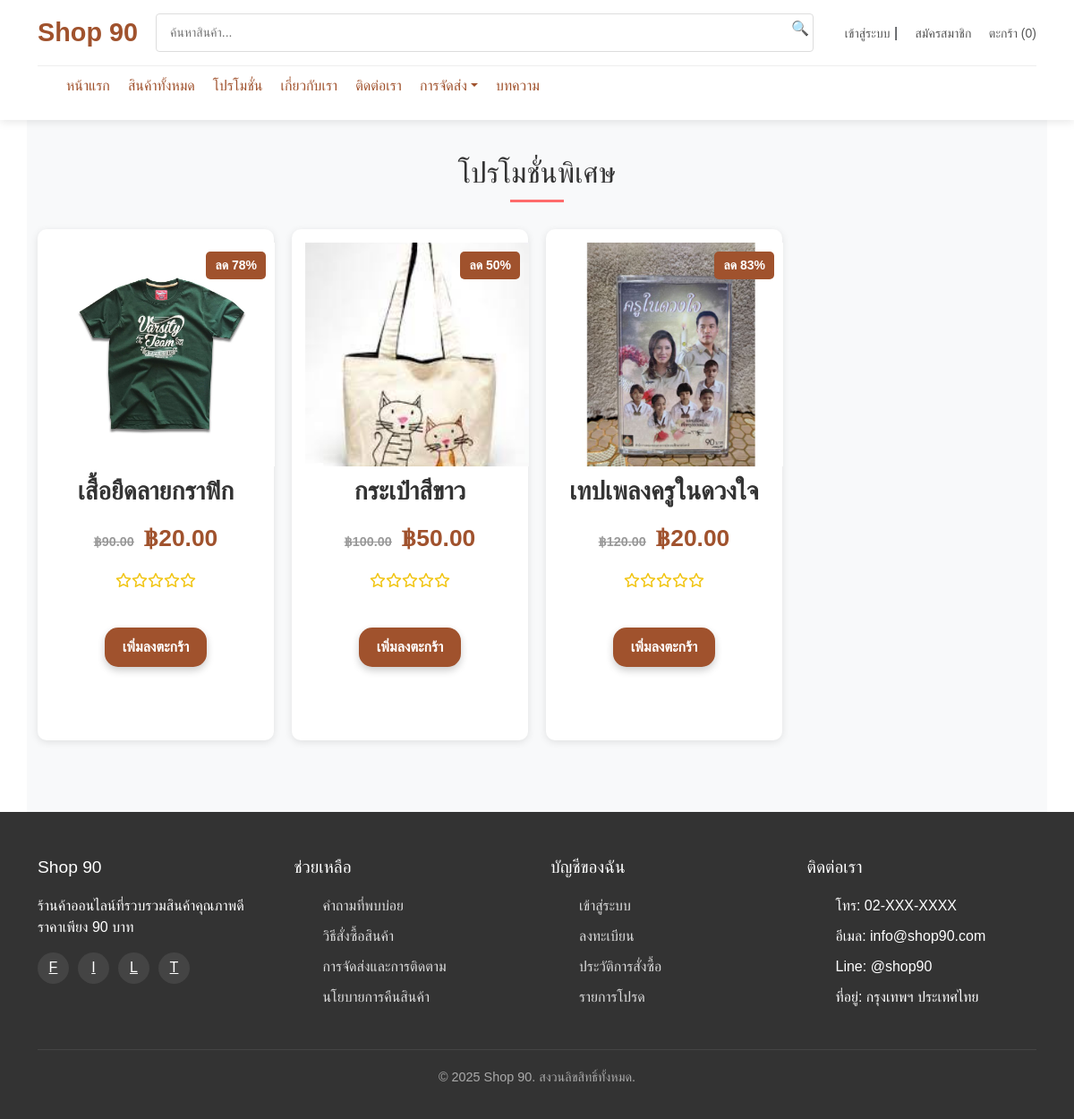
Page /page/promotions.php on the committed database.
### tables this page shows
CREATE TABLE `product_discounts` (
  `discount_id` int(11) NOT NULL,
  `product_id` int(11) NOT NULL,
  `discount_percentage` float NOT NULL,
  `discounted_price` float NOT NULL,
  `discount_date` timestamp NOT NULL DEFAULT current_timestamp()
);

CREATE TABLE `products` (
  `product_id` int(11) NOT NULL,
  `product_name` varchar(255) NOT NULL,
  `product_image` varchar(255) NOT NULL,
  `product_image_hover` varchar(255) DEFAULT NULL,
  `product_price` decimal(10,2) NOT NULL,
  `product_description` text DEFAULT NULL,
  `product_rating` decimal(2,1) DEFAULT 0.0,
  `product_stock` int(255) NOT NULL,
  `category_id` varchar(255) NOT NULL
);

### page/promotions.php (the view, shortened to what this page needs)
<?php
include('../includes/header.php');
$sql = "SELECT p.*, d.discounted_price
        FROM products p
        LEFT JOIN product_discounts d ON p.product_id = d.product_id
        WHERE d.discounted_price IS NOT NULL";
$result = $conn->query($sql);
if ($result->num_rows > 0) {
    echo '<section class="promotions container">';
    echo '<h2 class="section-title">โปรโมชั่นพิเศษ</h2>';
    echo '<div class="products-grid">';
    while ($row = $result->fetch_assoc()) {
        $product_id = $row['product_id'];
        $product_name = $row['product_name'];
        $product_price = $row['product_price'];
        $discounted_price = isset($row['discounted_price']) ? $row['discounted_price'] : $product_price;
        $product_image = $row['product_image'];
        $product_rating = $row['product_rating'];
        $discount_percentage = ($product_price > $discounted_price)
            ? (($product_price - $discounted_price) / $product_price) * 100
            : 0;
        ?>
        <div class="product-card">
            <a href="../page/product-details.php?product_id=<?= $product_id; ?>" class="product-link">
                <div class="product-img">
                    <img src="../assets/image/<?= $product_image; ?>" alt="<?= $product_name; ?>">
                    <?php if ($discount_percentage > 0) { ?>
                        <div class="discount-tag">ลด <?= number_format($discount_percentage, 0); ?>%</div>
                    <?php } ?>
                </div>
                <div class="product-info">
                    <h3 class="product-title"><?= $product_name; ?></h3>
                    <div class="product-price">
                        <?php if ($discount_percentage > 0) { ?>
                            <span class="original-price"><s>฿<?= number_format($product_price, 2); ?></s></span>
                            <span class="discount-price">฿<?= number_format($discounted_price, 2); ?></span>
                        <?php } else { ?>
                            <span class="discount-price">฿<?= number_format($product_price, 2); ?></span>
                        <?php } ?>
                    </div>
                    <div class="product-rating">
                        <?php
                        $rating = round($product_rating);
                        for ($i = 0; $i < 5; $i++) {
                            echo $i < $rating ? '<i class="fas fa-star"></i>' : '<i class="far fa-star"></i>';
                        }
                        ?>
                    </div>
                </div>
            </a>
            <button class="btn-add-to-cart-product" data-product-name="<?= $product_name; ?>" data-product-id="<?= $product_id; ?>">เพิ่มลงตะกร้า</button>
        </div>
        <?php
    }
    echo '</div>';
    echo '</section>';
} else {
    echo "<p class='no-product'>ไม่พบสินค้าที่มีโปรโมชั่น</p>";
}
?>
<?php
include('../includes/footer.php');
?>

### assets/css/index_style.css (style rules this page uses)
.product-img img, .category-card img { transition: transform 0.3s ease-in-out, box-shadow 0.3s ease-in-out; }

### assets/css/style.css (style rules this page uses)
* { box-sizing: border-box; margin: 0; padding: 0; font-family: 'Prompt', sans-serif; }
body { background-color: #f8f9fa; color: #333; line-height: 1.6; }
.container { max-width: 1200px; margin: 0 auto; padding: 0 20px; }
img { max-width: 100%; }
a { color: #A0522D; text-decoration: none; }
.section-title { text-align: center; margin-bottom: 30px; font-size: 1.8rem; color: #333; position: relative; }
.section-title:after { content: ''; display: block; width: 60px; height: 3px; background-color: #ff6b6b; margin: 10px auto; }
.products-grid { display: grid; grid-template-columns: repeat(4, 1fr); gap: 20px; margin-bottom: 40px; }
.product-info { padding: 15px; }
.product-price { color: #ff6b6b; font-weight: 700; font-size: 1.2rem; margin-bottom: 10px; }
.product-price .original-price { text-decoration: line-through; color: #999; font-size: 0.9rem; margin-right: 5px; }
.product-rating { color: #ffc107; margin-bottom: 10px; }

### assets/css/product.css (style rules this page uses)
body { font-family: 'Arial', sans-serif; margin: 0; padding: 0; background-color: #f5f5f5; }
.product-card { background: #fff; padding: 15px; border-radius: 10px; box-shadow: 0 2px 8px rgba(0, 0, 0, 0.1); text-align: center; transition: transform 0.3s ease; }
.product-img { position: relative; width: 250px; height: 250px; overflow: hidden; margin: 0 auto; }
.product-img img { display: block; width: 100%; height: 100%; object-fit: cover; transition: opacity 0.5s ease-in-out; }
.product-info { padding: 10px 0; }
.product-price { font-size: 18px; font-weight: bold; color: #e74c3c; }
.original-price { text-decoration: line-through; color: #999; font-size: 14px; margin-right: 5px; }
.discount-price { color: #e74c3c; }
.product-rating i { color: #f1c40f; }
.product-link { display: block; text-decoration: none; cursor: pointer; transition: transform 0.3s; }
.btn-add-to-cart-product { background-color: #A0522D; color: #fff; padding: 10px 20px; font-size: 16px; font-weight: bold; border: none; border-radius: 15px; margin-bottom: 67px; cursor: pointer; transition: all 0.3s ease; box-shadow: 0 4px 8px rgba(0, 0, 0, 0.2); }

### assets/css/product_details.css (style rules this page uses)
.product-info { flex: 2; }
.product-title { font-size: 28px; font-weight: bold; color: #333; margin-bottom: 15px; line-height: 1.3; text-decoration: none; }
.product-price { font-size: 22px; color: #f00; margin-bottom: 15px; }
.original-price { text-decoration: line-through; color: #999; font-size: 18px; margin-right: 10px; }
.discount-price { font-weight: bold; font-size: 22px; }
.product-info { margin-bottom: 20px; }
.product-price { margin-bottom: 15px; }

### assets/css/cart.css (style rules this page uses)
.section-title { text-align: center; font-size: 32px; margin-bottom: 30px; color: #333; }

### assets/css/promotions.css (style rules this page uses)
.promotions { text-align: center; padding: 40px 20px; background-color: #f8f9fa; }
.products-grid { display: grid; grid-template-columns: repeat(auto-fill, minmax(250px, 1fr)); gap: 20px; justify-content: center; }
.discount-tag { position: absolute; top: 10px; right: 10px; background-color: #A0522D; color: white; padding: 5px 10px; border-radius: 5px; font-size: 14px; font-weight: bold; }
.original-price { text-decoration: line-through; color: #888; }
.discount-price { color: #A0522D; font-size: 1.2em; font-weight: bold; }

### assets/css/contact.css (style rules this page uses)
.section-title { text-align: center; font-size: 32px; margin-bottom: 30px; color: #333; }

### assets/css/about.css (style rules this page uses)
.section-title { text-align: center; font-size: 32px; margin-bottom: 30px; color: #333; }

### assets/css/profile.css (style rules this page uses)
:root { --main-color: #A0522D; --text-dark: #333; --bg-light: #f5f5f5; --border-radius: 12px; --shadow-light: 0px 2px 10px rgba(0, 0, 0, 0.1); }

### assets/css/modal.css (style rules this page uses)
h2 { color: #333; text-align: center; margin-bottom: 20px; }

### assets/css/order_tracking.css (style rules this page uses)
h2 { text-align: center; color: #333; font-size: 24px; margin-bottom: 20px; }

### rows in the picture
product_discounts: product.product_image (picture), product.product_name "เสื้อยืดลายกราฟิก", product.product_price "90.00", discounted_price "20.00"
product_discounts: product.product_image (picture), product.product_name "กระเป๋าสีขาว", product.product_price "100.00", discounted_price "50.00"
product_discounts: product.product_image (picture), product.product_name "เทปเพลงครูในดวงใจ", product.product_price "120.00", discounted_price "20.00"
